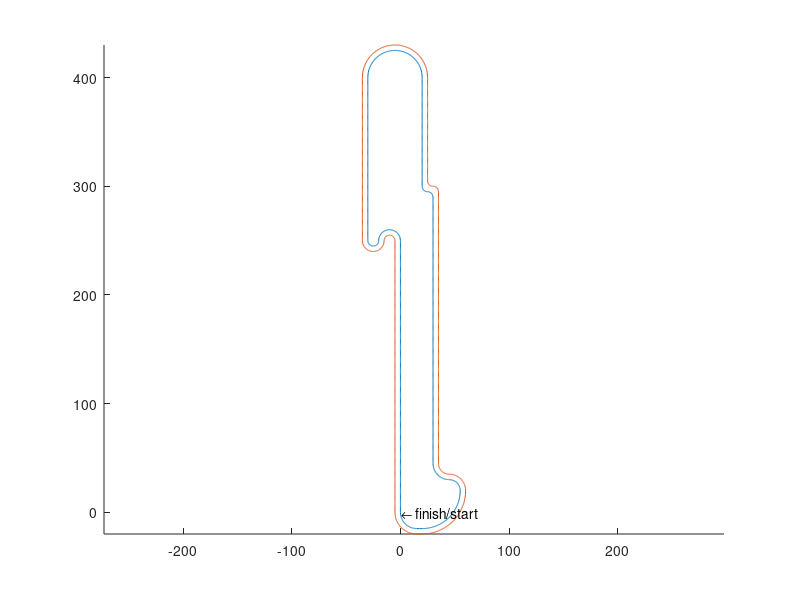

Write MATLAB code to recreate this figure. (Note: this script raises an error after producing the figure.)
%%%%%%%%%%%%%%%%%%%%%%%%%%%%%%%%%%%%%%%%%%%%%%%%%%%%%%%%%%%%%%%%%%%%%%%%%%%
%% plot_racetrack
%
% plots the racetrack and your result
%
% files requested: racetrack.mat
%
% variables requested: Y (built by simulate_controlled_singletrack.m)
%
% The model is adopted from the scripts of M. Gerdts and D. Schramm,
% respectively.
%
% This file is for use within the "Project Competition" of the "Concepts of
% Automatic Control" course at the University of Stuttgart, held by F.
% Allgoewer.
%
% written by J. M. Montenbruck, Dec. 2013 
% mailto:jan-maximilian.montenbruck@ist.uni-stuttgart.de

load('racetrack.mat','t_r'); % load right  boundary from *.mat file
load('racetrack.mat','t_l'); % load left boundary from *.mat file
figure('Name','racetrack','NumberTitle','off','Toolbar','figure','MenuBar','none','OuterPosition',[0 -500 460 1100]) % creates window for plot
hold on % allow for multiple plot commands within one figure
axis equal % eqal axis scaling
% axis([-50 70 -50 450]) % plot height and width
plot(t_r(:,1),t_r(:,2)) % plot right racetrack boundary
plot(t_l(:,1),t_l(:,2)) % plot left racetrack boundary
text(1,0,'\leftarrow finish/start','HorizontalAlignment','left') % finish/start annotation
plot(Y(:,1),Y(:,2),'r') % plot the x and y coordinates resulting fromy your controller
xlabel('x') % label x axis
ylabel('y') % label y axies
box % make a box around the plot